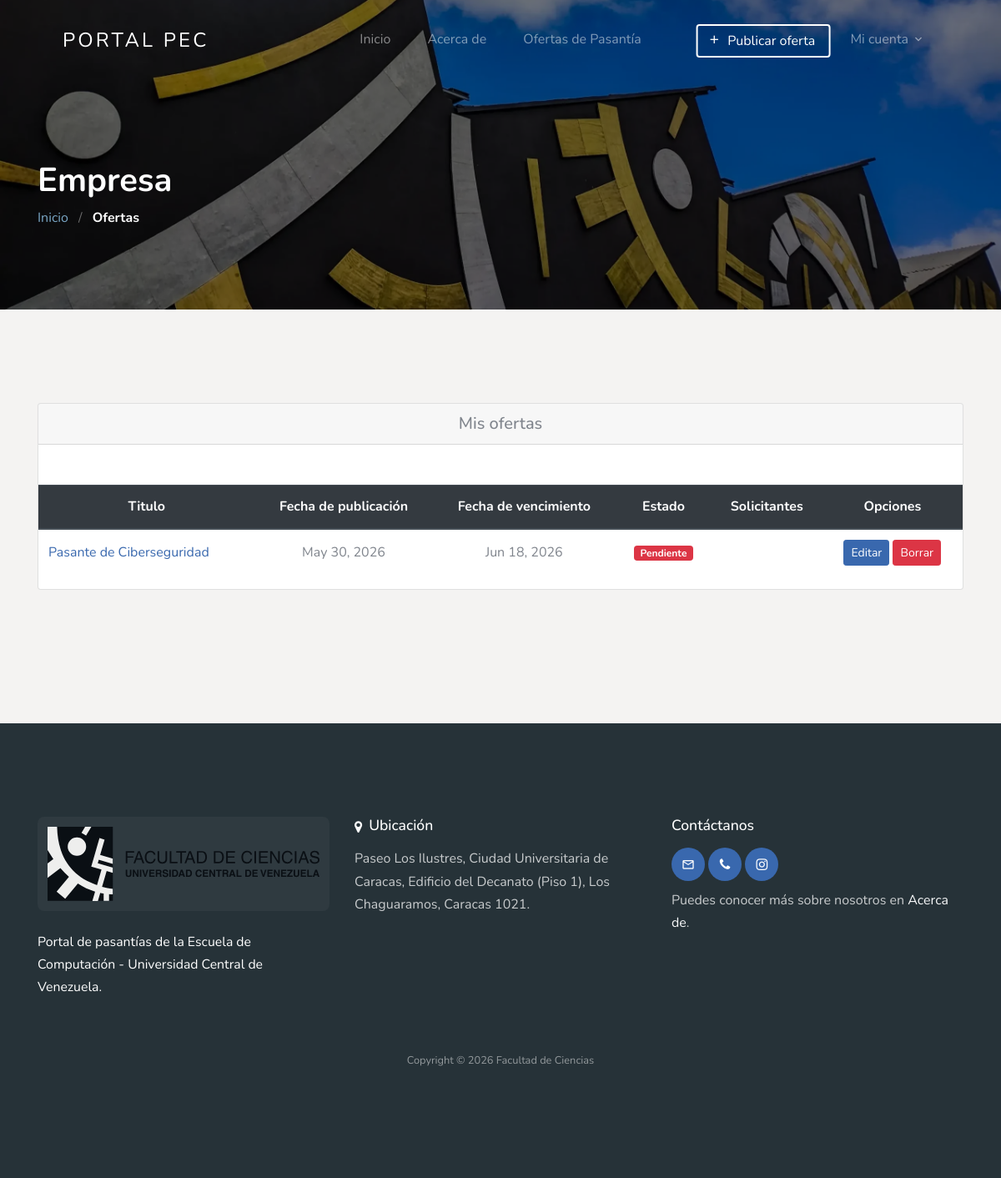
/dashboard/ (signed in), run on an earlier commit of the app's database.
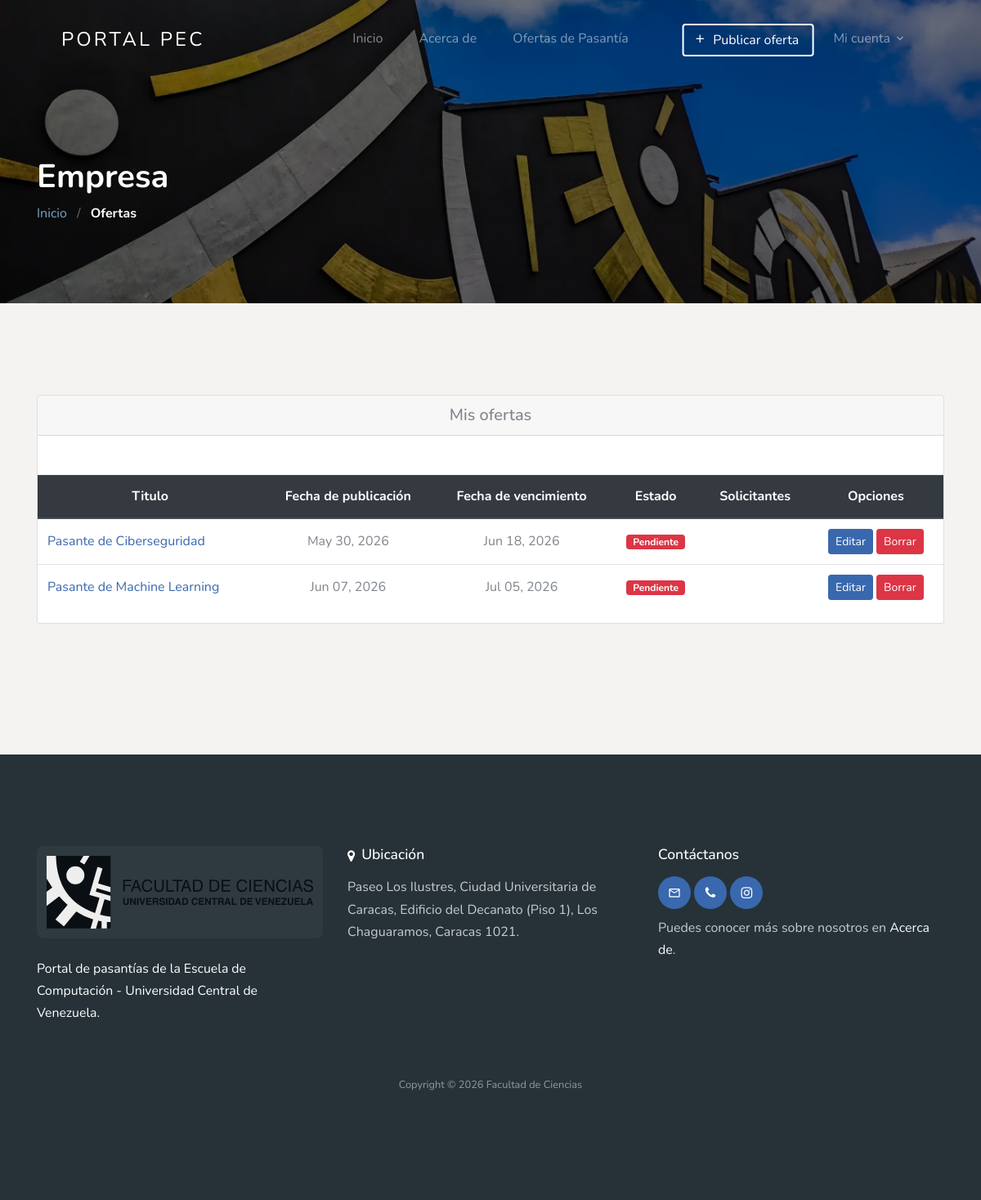
And on a later commit of the database.
### apps/jobapp/models/job.py (models this page shows, shortened)
class Job(TimeStampedModel, SoftDeleteModel):
    user = models.ForeignKey(User, related_name='User', on_delete=models.CASCADE)
    title = models.CharField(max_length=300, db_index=True)
    description = CKEditor5Field(config_name='extends')
    tags = TaggableManager()
    location = models.CharField(max_length=300, db_index=True)
    job_type = models.CharField(choices=JOB_TYPE, max_length=1, db_index=True)
    work_mode = models.CharField(choices=WORK_MODE, max_length=1, default='3')
    category = models.ForeignKey(Category, related_name='Category', on_delete=models.CASCADE)
    salary = models.BooleanField(default=False)
    views_count = models.PositiveIntegerField(default=0)
    company_name = models.CharField(max_length=300, db_index=True)
    tipo_empresa = models.CharField(choices=TIPO_EMPRESA, max_length=20, blank=True, null=True)
    priority = models.BooleanField(default=False)
    company_description = CKEditor5Field(config_name='extends', blank=True, null=True)
    url = models.URLField(max_length=200)
    last_date = models.DateField()
    is_published = models.BooleanField(default=False)
    is_closed = models.BooleanField(default=False)
    class Meta:
        indexes = [
            models.Index(fields=['title', 'location']),
            models.Index(fields=['is_published', 'is_closed']),
        ]

### apps/jobapp/views/shared.py (the view, shortened to what this page needs)
# urls.py: path('dashboard/', dashboard_view, name='dashboard'),
@login_required(login_url=reverse_lazy('account:login'))
def dashboard_view(request):
    jobs = []
    savedjobs = []
    appliedjobs = []
    total_applicants = {}
    admin_stats = {}
    recent_users = []
    if request.user.role == 'employer':
        jobs = Job.objects.filter(user=request.user.id, is_deleted=False)
        for job in jobs:
            count = Applicant.objects.filter(job=job.id).count()
            total_applicants[job.id] = count
    elif request.user.role == 'employee':
        savedjobs = BookmarkJob.objects.filter(user=request.user.id, is_deleted=False, job__is_deleted=False)
        appliedjobs = Applicant.objects.filter(user=request.user.id, is_deleted=False, job__is_deleted=False)
    context = {
        'jobs': jobs,
        'savedjobs': savedjobs,
        'appliedjobs': appliedjobs,
        'total_applicants': total_applicants,
        'admin_stats': admin_stats,
        'recent_users': recent_users,
    }
    return render(request, 'jobapp/dashboard.html', context)

### apps/jobapp/templatetags/get_total_applicant.py (called while the page is built)
@register.simple_tag(name='get_total_applicant')
def get_total_applicant(total_applicants , job):
    return total_applicants[job.id]

### template/jobapp/dashboard.html (shortened to what the changed rows need)
{% extends 'base.html' %}
{% load static %}
{% load get_total_applicant %}
{% block content %}
<section class="section-hero overlay inner-page bg-image"
    style="background-image: url('{% static 'images/hero_1.jpg' %}');" id="home-section">
    <div class="container">
        <div class="row">
            <div class="col-md-7">
                {% if user.role == 'admin' %}
                    <h1 class="text-white font-weight-bold">Administrador</h1>
                    <div class="custom-breadcrumbs">
                        <a href="{% url 'jobapp:home' %}">Inicio</a> <span class="mx-2 slash">/</span>
                        <span class="text-white"><strong>Panel de Control</strong></span>
                    </div>
                {% elif user.role == 'employer' %}
                    <h1 class="text-white font-weight-bold">Empresa</h1>
                {% elif user.role == 'employee' %}
                    <h1 class="text-white font-weight-bold">Pasante</h1>
                    <div class="custom-breadcrumbs">
                        <a href="{% url 'jobapp:home' %}">Inicio</a> <span class="mx-2 slash">/</span>
                        <span class="text-white"><strong>Ofertas</strong></span>
                    </div>
                {% endif %}
            </div>
        </div>
    </div>
</section>
<section class="site-section">
    <div class="container">
        <div class="row">
            <div class="col-lg-12 mb-5">
                <div class="card">
                    {% if user.role == "admin" %}
                    <h5 class="card-header text-center">Panel de Administración</h5>
                    <div class="card-body">
                        <div class="mb-3 text-right">
                            <a href="{% url 'jobapp:admin-report' %}" class="btn btn-primary">Generar reporte</a>
                        </div>
                        <div class="row text-center">
                            <div class="col-md-4 mb-3">
                                <div class="p-4 bg-light rounded">
                                    <h3>{{ admin_stats.total_employers }}</h3>
                                    <p class="mb-0">Empresas registradas</p>
                                </div>
                            </div>
                            <div class="col-md-4 mb-3">
                                <div class="p-4 bg-light rounded">
                                    <h3>{{ admin_stats.total_employees }}</h3>
                                    <p class="mb-0">Usuarios candidatos</p>
                                </div>
                            </div>
                            <div class="col-md-4 mb-3">
                                <div class="p-4 bg-light rounded">
                                    <h3>{{ admin_stats.total_jobs }}</h3>
                                    <p class="mb-0">Ofertas de trabajo</p>
                                </div>
                            </div>
                        </div>
                        <div class="row text-center">
                            <div class="col-md-4 mb-3">
                                <div class="p-4 bg-light rounded">
                                    <h3>{{ admin_stats.total_applicants }}</h3>
                                    <p class="mb-0">Postulaciones</p>
                                </div>
                            </div>
                            <div class="col-md-4 mb-3">
                                <div class="p-4 bg-light rounded">
                                    <h3>{{ admin_stats.total_admins }}</h3>
                                    <p class="mb-0">Administradores</p>
                                </div>
                            </div>
                        </div>
                        {% if recent_users %}
                        <h5 class="card-header text-center mt-4">Últimos Usuarios Registrados</h5>
                        <div class="table-responsive">
                            <table class="table text-center mt-3">
                                <thead class="thead-dark">
                                    <tr>
                                        <th>Email</th>
                                        <th>Nombre</th>
                                        <th>Rol</th>
                                        <th>Fecha de registro</th>
                                        <th>Privilegios</th>
                                        <th>Acciones</th>
                                    </tr>
                                </thead>
                                <tbody>
                                    {% for recent in recent_users %}
                                    <tr>
                                        <td>{{ recent.email }}</td>
                                        <td>{{ recent.get_full_name }}</td>
                                        <td class="text-capitalize">
                                            {% if recent.role == 'employee' %}
                                                Pasante
                                            {% elif recent.role == 'admin' %}
                                                Administrador
                                            {% elif recent.role == 'employer' %}
                                                {% if recent.tipo_empresa == 'dependencia' %}
                                                    Dependencia
                                                {% elif recent.tipo_empresa == 'empresa_externa' %}
                                                    Empresa Externa
                                                {% else %}
                                                    Empresa
                                                {% endif %}
                                            {% else %}
                                                {{ recent.role }}
                                            {% endif %}
                                        </td>
                                        <td>{{ recent.date_joined | date:'M d, Y' }}</td>
                                        <td>
                                            {% if recent.role == 'employer' %}
                                                {% if recent.employer_profile.privilegios %}
                                                    <span class="badge badge-success">Sí</span>
                                                {% else %}
                                                    <span class="badge badge-secondary">No</span>
                                                {% endif %}
                                            {% else %}
                                                -
                                            {% endif %}
                                        </td>
                                        <td>
                                            {% if recent.role == 'employer' %}
                                                {% if recent.employer_profile.privilegios %}
                                                    <button onclick="call_sw_alert_func('{% url 'jobapp:set-employer-privileges' recent.id 'revoke' %}','{{ recent.id }}','¿Eliminar privilegios a esta empresa?')" class="btn btn-danger btn-sm">Eliminar Privilegios</button>
                                                {% else %}
                                                    <button onclick="call_sw_alert_func('{% url 'jobapp:set-employer-privileges' recent.id 'grant' %}','{{ recent.id }}','¿Otorgar privilegios a esta empresa?')" class="btn btn-primary btn-sm">Otorgar Privilegios</button>
                                                {% endif %}
                                            {% else %}
                                                -
                                            {% endif %}
                                        </td>
                                    </tr>
                                    {% endfor %}
                                </tbody>
                            </table>
                        </div>
                        {% endif %}
                    </div>
                    {% elif user.role == "employer" %}
                    {% if jobs %}
                    <table class="table text-center mt-5">
                        <thead class="thead-dark">
                            <tr>
                                <th>Titulo</th>
                                <th>Fecha de publicación</th>
                                <th>Fecha de vencimiento</th>
                                <th>Estado</th>
                                <th>Solicitantes</th>
                                <th>Opciones</th>
                            </tr>
                        </thead>
                        <tbody>
                            {% for job in jobs %}
                            <tr id="row_{{ job.id }}">
                                <td class="text-left"><a href="{% url 'jobapp:single-job' job.id %}">{{ job.title }}</a></td>
                                <td>{{ job.created_at | date:'M d, Y'  }}</td>
                                <td>{{ job.last_date | date:'M d, Y' }}</td>
                                <td>
                                    {% if job.is_published == True %}
                                        <span class="badge badge-info">Published</span>
                                    {% else %}
                                        <span class="badge badge-danger px-2">Pendiente</span>
                                    {% endif %}
                                </td>
                                <td>
                                    {% get_total_applicant total_applicants job as is_applicant %}
                                </td>
                                <td>
                                    <a class="btn btn-info btn-sm" href="{% url 'jobapp:edit-job' job.id %}"
                                        role="button">Editar</a>
                                    <button onclick="call_sw_alert_func('{% url 'jobapp:delete' job.id %}','{{ job.id }}','Una vez borres esta oferta, no podrás recuperarla.')" class="btn btn-danger btn-sm">Borrar</button>
                                    </td>
                            </tr>
                            {% endfor %}
                        </tbody>
                    </table>
                    {% else %}
                    <p class="m-5">No has publicado ninguna oferta aún. <a href="{% url 'jobapp:create-job' %}">Crea una nueva.</a></p>
                    {% endif %}
                    {% endif %}
                </div>
            </div>
        </div>
    </div>
    </div>
{% endblock %}

What changed in the data, as far as the page shows it:
added Job: title "Pasante de Machine Learning", created_at "Jun 07, 2026", last_date "Jul 05, 2026", is_published "Pendiente"
